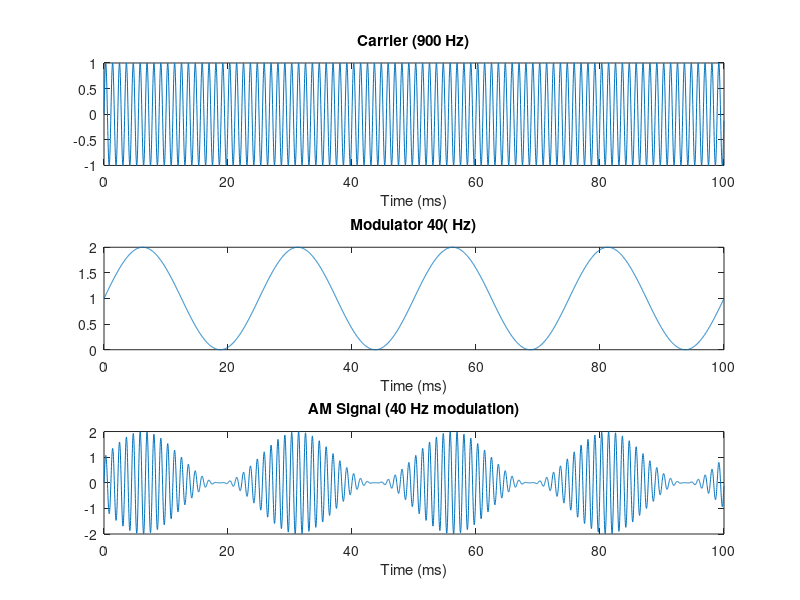

The MATLAB script that drew this image:
clear sound;
fs = 44100;         % 采样频率
d = 400;              % 持续时间 (s)
fc = 900;           % 载波频率 (Hz)
fm = 40;            % 调制频率 (Hz)
t = (0:1/fs:d-1/fs);% 时间向量

carrier   = sin(2*pi*fc*t); 
modulator = 1 + sin(2*pi*fm*t);   
am_signal = carrier .* modulator;


%sound(am_signal, fs);     
%sound(carrier, fs); % 900Hz
%sound(modulator-1,fs);%40Hz


samples = round(0.1 * fs);
figure;
subplot(3,1,1); plot(t(1:samples)*1000, carrier(1:samples));
title('Carrier (900 Hz)'); xlabel('Time (ms)');
subplot(3,1,2); plot(t(1:samples)*1000, modulator(1:samples));
title(['Modulator ',num2str(fm),'( Hz)']); xlabel('Time (ms)');
subplot(3,1,3); plot(t(1:samples)*1000, am_signal(1:samples));
title(['AM Signal (',num2str(fm),' Hz modulation)']); xlabel('Time (ms)');


audiowrite(['am_tone_',num2str(fm),'Hz.wav'], am_signal, fs);

disp(['✅ AM tone (',num2str(fm),' Hz) saved to am_tone_',num2str(fm),'Hz.wav']);
